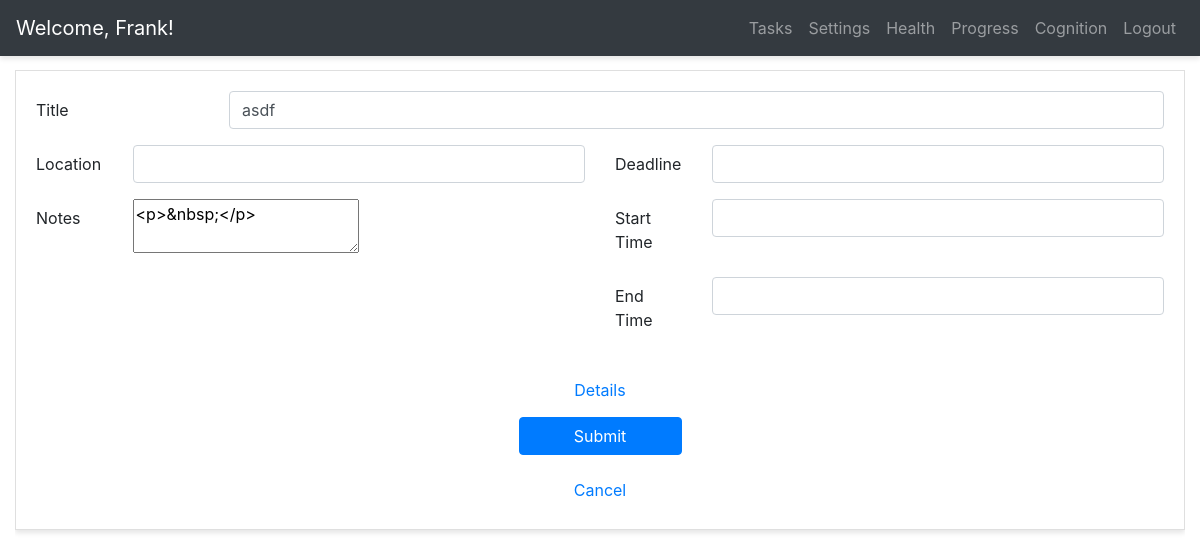
The page /edit_task/3 (signed in) on the database its author committed.
### app/models.py (models this page shows, shortened)
class User(UserMixin, db.Model):
    id = db.Column(db.Integer, primary_key=True)
    username = db.Column(db.String(64), index=True, unique=True)
    email = db.Column(db.String(120), index=True, unique=True)
    password_hash = db.Column(db.String(128))
    tasks = db.relationship('Task', backref='author', lazy='dynamic')
    weights = db.relationship('Weight', backref='author', lazy='dynamic')
    tests = db.relationship('Test', backref='author', lazy='dynamic')
    current_task_id = db.Column(db.Integer)

class Task(db.Model):
    id = db.Column(db.Integer, primary_key=True)
    title = db.Column(db.String(140))
    notes = db.Column(db.String(5000))
    timestamp = db.Column(db.DateTime, index=True, default=datetime.now)
    complete = db.Column(db.Boolean, default=False)
    last_updated = db.Column(db.DateTime, default=datetime.now)
    deadline = db.Column(db.DateTime)
    user_id = db.Column(db.Integer, db.ForeignKey('user.id'))
    start_time = db.Column(db.DateTime)
    end_time = db.Column(db.DateTime)
    location = db.Column(db.String(140))
    isEvent = db.Column(db.Boolean, default=False)
    stashed = db.Column(db.Boolean, default=False)

### app/routes.py (the view, shortened to what this page needs)
@app.route('/edit_task/<int:task_id>', methods=['GET', 'POST'])
def edit_task(task_id):
    tasks = current_user.tasks.filter_by(stashed=False).order_by(Task.timestamp.desc()).all()
    stashed_tasks = current_user.tasks.filter_by(stashed=True).order_by(Task.timestamp.desc()).all()
    now = datetime.now()
    task = Task.query.get(task_id)
    form = TaskForm()
    if request.method == 'GET':
        if task.notes:
            form.notes.data = task.notes
        if task.title:
            form.title.data = task.title
        if task.location:
            form.location.data = task.location
        if task.deadline:
            form.deadline.data = task.deadline
        if task.start_time:
            form.start_time.data = task.start_time
        if task.end_time:
            form.end_time.data =task.end_time
    return render_template('edit_task.html', task=task, form=form)

### app/forms.py
class TaskForm(FlaskForm):
    title = StringField('Title', validators=[DataRequired(), Length(max=140)])
    notes = TextAreaField('Notes')
    location = StringField('Location')
    deadline = DateTimeField('Deadline', format="%m/%d/%Y %I:%M %p", validators=[Optional()])
    start_time = DateTimeField('Start Time', format="%m/%d/%Y %I:%M %p", validators=[Optional()])
    end_time = DateTimeField('End Time', format="%m/%d/%Y %I:%M %p", validators=[Optional()])
    submit = SubmitField('Submit')

### app/models.py (called while the page is built)
@login.user_loader
def load_user(user_id):
    return User.query.get(user_id)

### app/templates/edit_task.html (shortened to what this page needs)
{% extends "base.html" %}
{% block app_content %}
<div class="card">
	<div class="card-body">
	<form method="POST">
		<div class="form-group row">
			{{ form.title.label(class_="col-sm-2 col-form-label")}}
			<div class="col-sm-10">
				{{ form.title(class_="form-control") }}
			</div>
		</div>
		<div class="form-group row collapse show" id="collapseTaskForm">
			<div class="col-sm-6">
				<div class="form-group row">
					{{ form.location.label(class_="col-sm-2 col-form-label")}}
					<div class="col-sm-10">
						{{ form.location(class_="form-control") }}
					</div>
				</div>
				<div class="form-group row">
					{{ form.notes.label(class_="col-sm-2 col-form-label")}}
					<div class="col-sm-10">
						{{ form.notes(id="editor") }}
					</div>
				</div>
			</div>
			<div class="col-sm-6">
				<div class="form-group row">
					{{ form.deadline.label(class_="col-sm-2 col-form-label")}}
					<div class="col-sm-10">
						{{ form.deadline(class_="form-control datepick") }}
					</div>
				</div>
				<div class="form-group row">
					{{ form.start_time.label(class_="col-sm-2 col-form-label")}}
					<div class="col-sm-10">
						{{ form.start_time(class_="form-control datepick") }}
					</div>
				</div>
				<div class="form-group row">
					{{ form.end_time.label(class_="col-sm-2 col-form-label")}}
					<div class="col-sm-10">
						{{ form.end_time(class_="form-control datepick") }}
					</div>
				</div>
			</div>
		</div>
		<div class="form-group row justify-content-center">
			<div class="col-sm-2">
				<input class="btn btn-link btn-block" data-toggle="collapse" data-target="#collapseTaskForm" value="Details"></input>
				<input type="submit" class="btn btn-primary btn-block"></input>
			</div>
		</div>
	</form>
	<a class="btn btn-link btn-block" href="{{ url_for('tasks') }}">Cancel</a>
</div>
</div>
{% endblock %}

### app/templates/base.html (shortened to what this page needs)
<!DOCTYPE html>
<html lang="en">
<head>
	{% block head %}
	<link href="https://stackpath.bootstrapcdn.com/bootstrap/4.1.3/css/bootstrap.min.css" rel="stylesheet">
	<link href="https://cdnjs.cloudflare.com/ajax/libs/bootstrap-datetimepicker/4.17.47/css/bootstrap-datetimepicker.css" rel="stylesheet"/>
	<link rel="stylesheet" href="https://use.fontawesome.com/releases/v5.2.0/css/all.css">
	<link href="{{ url_for('static', filename='css/base_navbar.css') }}" rel="stylesheet"/>
	<link href="{{ url_for('static', filename='css/alert.css') }}" rel="stylesheet"/>
	<link href="{{ url_for('static', filename='css/custom.css') }}" rel="stylesheet"/>
	{% endblock %}
</head>
<body>
	<div id="wrapper" class="animate">
		{% block navbar %}
		<nav class="navbar header-top fixed-top navbar-expand-lg navbar-dark bg-dark " id="top-nav">
			<a class="navbar-brand" href="{{ url_for('index') }}">{% if current_user.is_anonymous %}<img class="logo" src="{{ url_for('static', filename='img/logo_invert.png')}}"/>{% else %}Welcome, {{ current_user.username }}!{% endif %}</a>
			<div class="collapse navbar-collapse" id="navbarText">
				<ul class="navbar-nav ml-md-auto d-md-flex">
					{% if current_user.is_anonymous %}
					<li class="nav-item">
						<a class="nav-link" href="{{ url_for('login') }}">Login</a>
					</li>
					<li class="nav-item">
						<a class="nav-link" href="{{ url_for('register') }}">Register</a>
					</li>
					{% else %}
					<li class="nav-item">
						<a class="nav-link" href="{{ url_for('tasks') }}">Tasks</a>
					</li>
					<li class="nav-item">
						<a class="nav-link" href="{{ url_for('settings') }}">Settings</a>
					</li>
					<li class="nav-item">
						<a class="nav-link" href="{{ url_for('health') }}">Health</a>
					</li>
					<li class="nav-item">
						<a class="nav-link" href="{{ url_for('progress') }}">Progress</a>
					</li>
					<li class="nav-item">
						<a class="nav-link" href="{{ url_for('cognition') }}">Cognition</a>
					</li>
					<li class="nav-item">
						<a class="nav-link" href="{{ url_for('logout') }}">Logout</a>
					</li>
					{% endif %}
				</ul>
			</div>
		</nav>
	{% endblock %}
	{% block content %}
	<div class="container-fluid">
		{% block app_content %}{% endblock %}
	</div>
	{% endblock %}
</div>
</body>
</html>

### app/static/css/base_navbar.css (style rules this page uses)
#wrapper { padding:15px 15px; }
.card { margin-bottom: 15px; border-radius:0; box-shadow: 0 3px 5px rgba(0,0,0,.1); }
.header-top { box-shadow: 0 3px 5px rgba(0,0,0,.1) }
@media (min-width:992px) { #wrapper { padding: 15px 15px 15px 15px; } }
.animate { -webkit-transition:all .3s ease-in-out;-moz-transition:all .3s ease-in-out;-o-transition:all .3s ease-in-out;-ms-transition:all .3s ease-in-out;transition:all .3s ease-in-out }

### app/static/css/custom.css (style rules this page uses)
body { padding-top: 55px; word-wrap:break-word; padding-bottom:55px; }
.container-fluid { padding-left:0px; padding-right:0px; overflow: hidden; text-overflow: clip; // The default, it just disappears text-overflow: ellipsis; // Or, you can make an ellipsis (...) appear where the text is cut off }

### rows shown on the page
User: username "Frank"
Task: title "asdf", notes "<p>&nbsp;</p>"
